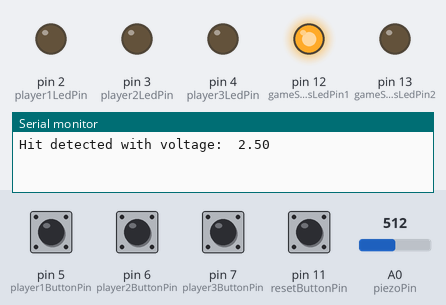
The sketch below on a simulated Arduino Uno, built with avr-gcc and run on an emulated ATmega328P. On the bench: output pins drawn as LEDs (lit = HIGH), the last lines printed to the serial monitor. The test bench sets the inputs (shaded band); at power-on: pin 5 (player1ButtonPin), pin 6 (player2ButtonPin), pin 7 (player3ButtonPin), pin 11 (resetButtonPin) HIGH, A0 (piezoPin) = 512.

Above: at 1.2 s.
1.3 s: pin 5 (player1ButtonPin) pulled LOW for 0.15 s
At 2.1 s:
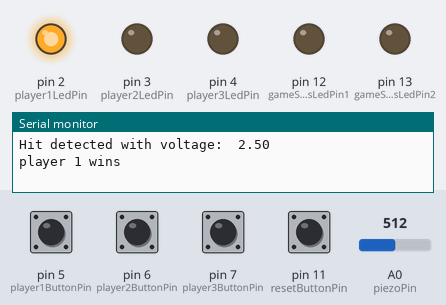
2.9 s: pin 11 (resetButtonPin) pulled LOW for 0.15 s
At 4.2 s:
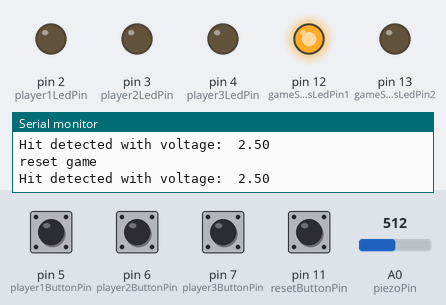
4.5 s: pin 6 (player2ButtonPin) pulled LOW for 0.15 s
At 4.9 s:
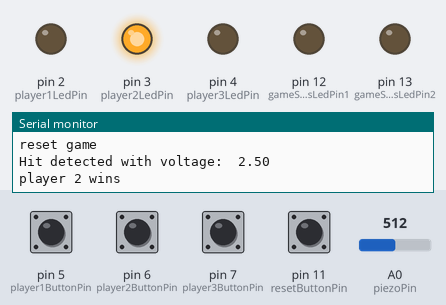
6.1 s: pin 11 (resetButtonPin) pulled LOW for 1 s
At 6.8 s:
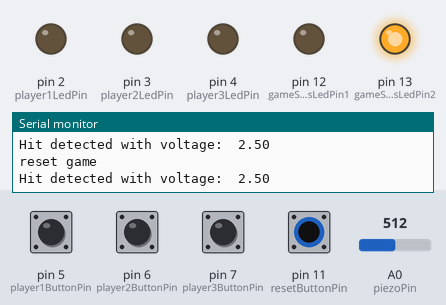
8.6 s: pin 7 (player3ButtonPin) pulled LOW for 0.15 s
At 9.8 s:
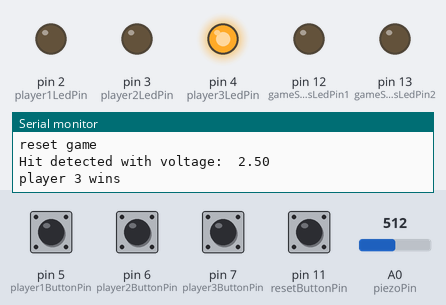
10.2 s: pin 11 (resetButtonPin) pulled LOW for 0.15 s
At 10.8 s:
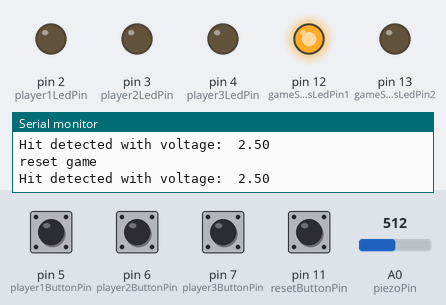
Timing chart, 0 to 12.8 s (numbered marks = the images above; inputs shaded):
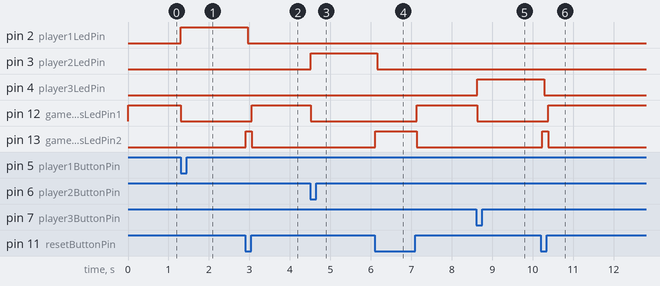

Measured:
- after the input at 1.3 s, pin 2 (player1LedPin): LOW → HIGH at once; pin 12 (gameStatusLedPin1): HIGH → LOW at once
- after the input at 2.9 s, pin 2 (player1LedPin): HIGH → LOW after 0.06 s; pin 12 (gameStatusLedPin1): LOW → HIGH after 0.16 s; pin 13 (gameStatusLedPin2): LOW → HIGH at once, → LOW 0.15 s later
- after the input at 4.5 s, pin 3 (player2LedPin): LOW → HIGH at once; pin 12 (gameStatusLedPin1): HIGH → LOW at once
- after the input at 6.1 s, pin 3 (player2LedPin): HIGH → LOW after 0.06 s; pin 12 (gameStatusLedPin1): LOW → HIGH after 1.0 s; pin 13 (gameStatusLedPin2): LOW → HIGH at once, → LOW 1.0 s later
- after the input at 8.6 s, pin 4 (player3LedPin): LOW → HIGH at once; pin 12 (gameStatusLedPin1): HIGH → LOW at once
- after the input at 10.2 s, pin 4 (player3LedPin): HIGH → LOW after 0.09 s; pin 12 (gameStatusLedPin1): LOW → HIGH after 0.19 s; pin 13 (gameStatusLedPin2): LOW → HIGH at once, → LOW 0.15 s later

The sketch:

reflexGame.ino
```cpp
int player1ButtonPin = 5;
int player2ButtonPin = 6;
int player3ButtonPin = 7;
int resetButtonPin = 11;
int piezoPin = A0;

int player1LedPin = 2;
int player2LedPin = 3;
int player3LedPin = 4;
int gameStatusLedPin1 = 12;
int gameStatusLedPin2 = 13;

int winner = 0;
boolean player1disq = false;
boolean player2disq = false;
boolean player3disq = false;
boolean gameIsPlaying = true;
boolean ballHasHitTable = false;
double voltageThreshold = 0.05;

//============================================================================

void setup() {

  // Because there are no resistors used with the buttons, I use the port's internal pullup resistor with INPUT_PULLUP
  pinMode(player1ButtonPin, INPUT_PULLUP);
  pinMode(player2ButtonPin, INPUT_PULLUP);
  pinMode(player3ButtonPin, INPUT_PULLUP);
  pinMode(resetButtonPin, INPUT_PULLUP);
  pinMode(piezoPin, INPUT);

  pinMode(gameStatusLedPin1, OUTPUT);
  pinMode(gameStatusLedPin2, OUTPUT);
  pinMode(player1LedPin, OUTPUT);
  pinMode(player2LedPin, OUTPUT);
  pinMode(player3LedPin, OUTPUT);

  Serial.begin(9600);
}

//============================================================================

void loop() {

  if (gameIsPlaying) {

    // Read the value of the Piezo
    int piezoADC = analogRead(piezoPin);
    float piezoV = piezoADC / 1023.0 * 5.0;

    // If the value exceeds the threshold, the ball has hit the table
    if (!ballHasHitTable && piezoV >= voltageThreshold) {

      ballHasHitTable = true;
      String voltage = "Hit detected with voltage:  " + String(piezoV);
      Serial.println(voltage);
    }

    // check if any player's buttons have been pressed yet
    int player1Read = digitalRead(player1ButtonPin);
    int player2Read = digitalRead(player2ButtonPin);
    int player3Read = digitalRead(player3ButtonPin);

    // Determine if any players have won or been disqualified
    if (ballHasHitTable) {
      checkForWinner( player1Read, player2Read, player3Read);
    }
    else {
      checkForEarlyButtonPresses( player1Read, player2Read, player3Read);
    }
  }

  // Display the winning lights if there is a winner
  showWinnerLEDifNeeded();

  // Check if the reset button has been pressed
  int resetButtonRead = digitalRead(resetButtonPin);
  if (resetButtonRead == LOW) {

    resetGame();
  }

  showGameStatusLEDs();

  delay(50);
}

//============================================================================

void showGameStatusLEDs() {

  if (gameIsPlaying) {

    if (ballHasHitTable) {

      digitalWrite(gameStatusLedPin1, HIGH);
      digitalWrite(gameStatusLedPin2, LOW);
    }
    else {
      digitalWrite(gameStatusLedPin1, LOW);
      digitalWrite(gameStatusLedPin2, HIGH);
    }
  }
  else {
    digitalWrite(gameStatusLedPin1, LOW);
    digitalWrite(gameStatusLedPin2, LOW);
  }
}

//============================================================================

void showWinnerLEDifNeeded() {

  if (winner == 1) {
    digitalWrite(player1LedPin, HIGH);
  }
  else if (winner == 2) {
    digitalWrite(player2LedPin, HIGH);
  }
  else if (winner == 3) {
    digitalWrite(player3LedPin, HIGH);
  }
  else {
    digitalWrite(player1LedPin, LOW);
    digitalWrite(player2LedPin, LOW);
    digitalWrite(player3LedPin, LOW);
  }
}

//============================================================================

void checkForEarlyButtonPresses(int player1Read, int player2Read, int player3Read) {

  if (player1Read == LOW && !player1disq) {

    player1disq = true;
    Serial.println("player 1 too early");
  }
  if (player2Read == LOW && !player2disq) {

    player2disq = true;
    Serial.println("player 2 too early");
  }
  if (player3Read == LOW && !player3disq) {

    player3disq = true;
    Serial.println("player 3 too early");
  }
}

//============================================================================

void checkForWinner(int player1Read, int player2Read, int player3Read) {

  if (player1Read == LOW && !player1disq && winner == 0) {

    winner = 1;
    gameIsPlaying = false;
    Serial.println("player 1 wins");
  }
  else if (player2Read == LOW && !player2disq && winner == 0) {

    winner = 2;
    gameIsPlaying = false;
    Serial.println("player 2 wins");
  }
  else if (player3Read == LOW && !player3disq && winner == 0) {

    winner = 3;
    gameIsPlaying = false;
    Serial.println("player 3 wins");
  }
}

//============================================================================

void resetGame() {

  winner = 0;
  gameIsPlaying = true;
  ballHasHitTable = false;
  player1disq = false;
  player2disq = false;
  player3disq = false;

  Serial.println("reset game");
}
```
